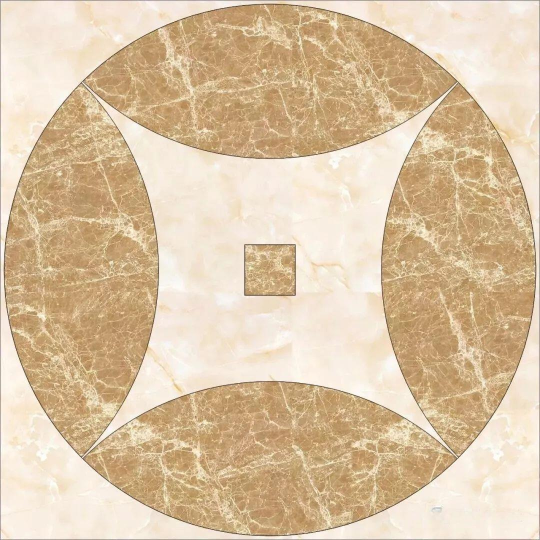
#> input picture data/images/01.jpg, 1080 x 1080 px (shown at 1/2 size)
$ python -i utils.py   (imports and definitions only)
#> lines starting #> are read from the running program, lines starting #| are printed output that depends on the picture; after the words box and inside, x2 and y2 are one past the last pixel; in counts of white or black regions, pixels touching at a corner belong together
#> further down, picture is the input picture: shape (1080, 1080, 3); mean B, G, R 165.5, 196.5, 219.8
import cv2
import numpy as np

# [10 lines left out: function read_image_by_path, not called in this run]

def canny_edge_detector(image):

    if image.all():
        print("Error: 图像未找到")
        return False
    # 将图像转换为灰度
    gray = cv2.cvtColor(image, cv2.COLOR_BGR2GRAY)
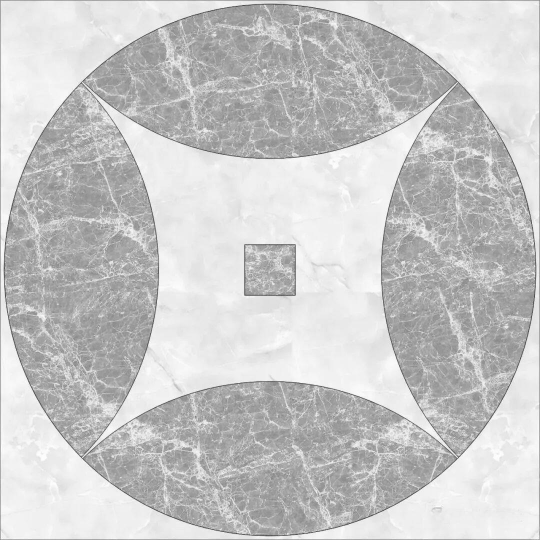
#> gray: shape (1080, 1080) (shown at 1/2 size); min 28, max 255, mean 200

    # 对图像进行高斯模糊处理，减少噪声的影响
    blurred = cv2.GaussianBlur(gray, (7, 7), 0)

    # 应用Canny边缘检测
    edges = cv2.Canny(blurred, threshold1=50, threshold2=150)
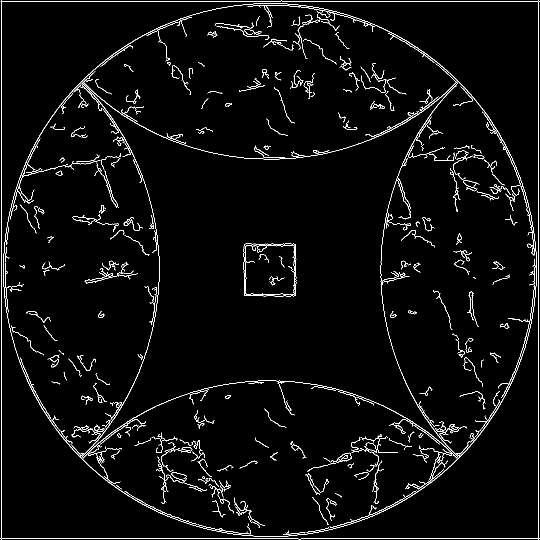
#> edges: shape (1080, 1080) (shown at 1/2 size); 3.1% white in thin lines or dots

    return edges

# [81 lines left out: functions segment_image, padding_part, not called in this run]

>>> import cv2
>>> picture = cv2.imread('../../data/images/01.jpg')
>>> result = canny_edge_detector(picture)

$ run again, on data/images/04.jpg
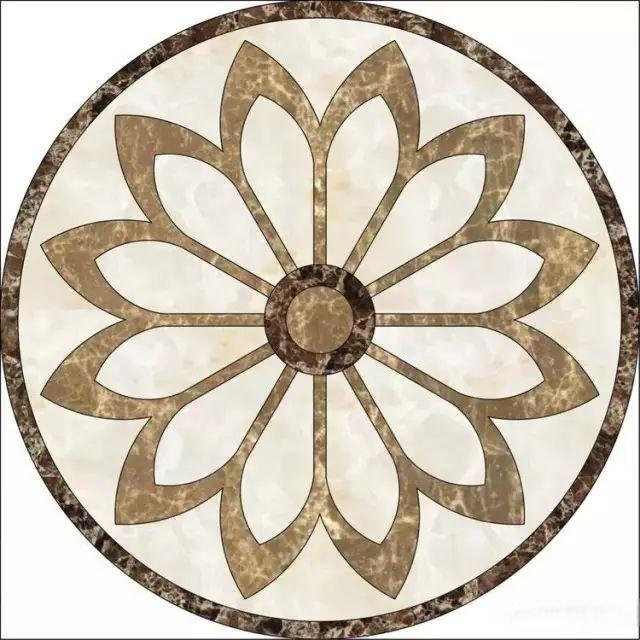
#> input picture data/images/04.jpg, 640 x 640 px
#> picture is the input picture: shape (640, 640, 3); mean B, G, R 181.4, 195.8, 205.8
#> in canny_edge_detector, `blurred = cv2.GaussianBlur(gray, (7, 7), 0)`:
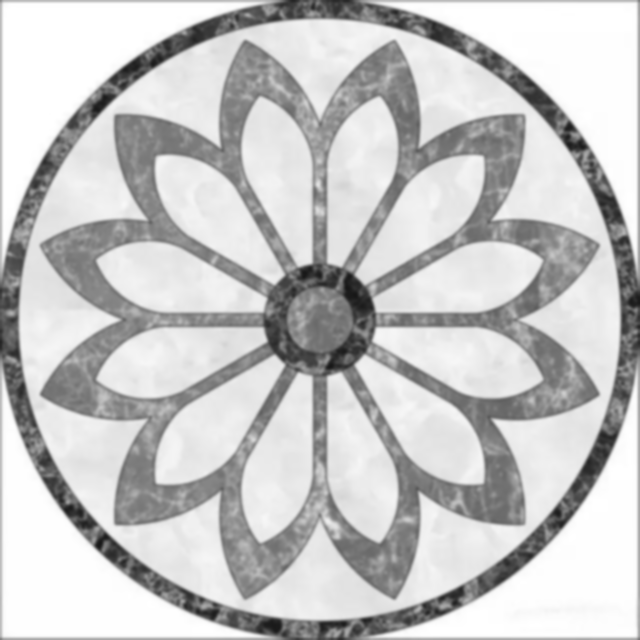
#> blurred: shape (640, 640); min 23, max 255, mean 197.5
#> in canny_edge_detector, `edges = cv2.Canny(blurred, threshold1=50, threshold2=150)`:
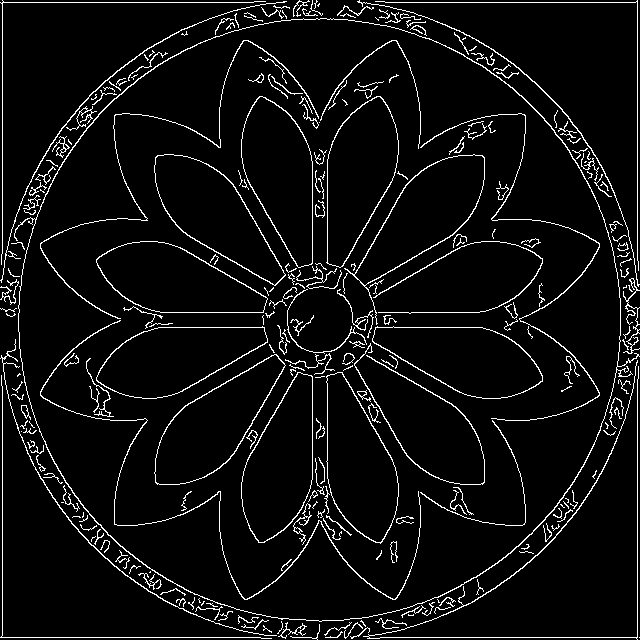
#> edges: shape (640, 640); 5.8% white in thin lines or dots

$ run again, on data/images/08.jpg
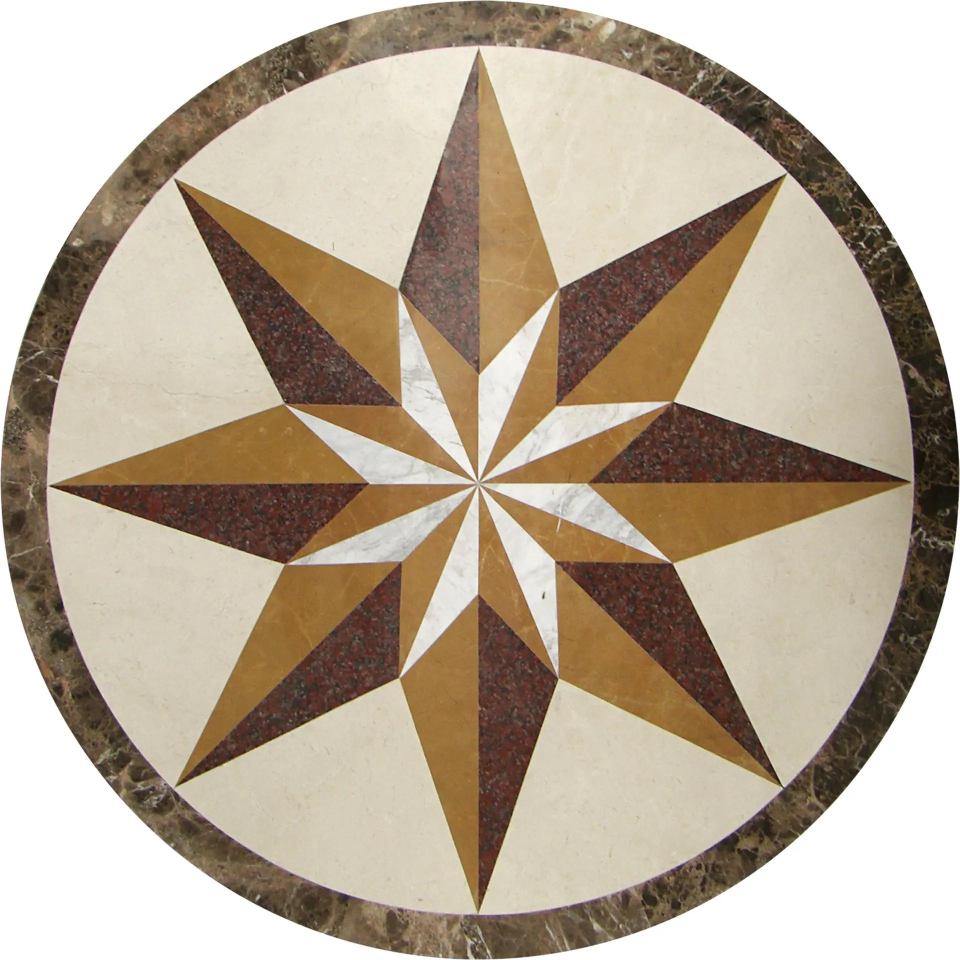
#> input picture data/images/08.jpg, 1920 x 1920 px (shown at 1/2 size)
#> picture is the input picture: shape (1920, 1920, 3); mean B, G, R 151.4, 169.7, 184
#> in canny_edge_detector, `gray = cv2.cvtColor(image, cv2.COLOR_BGR2GRAY)`:
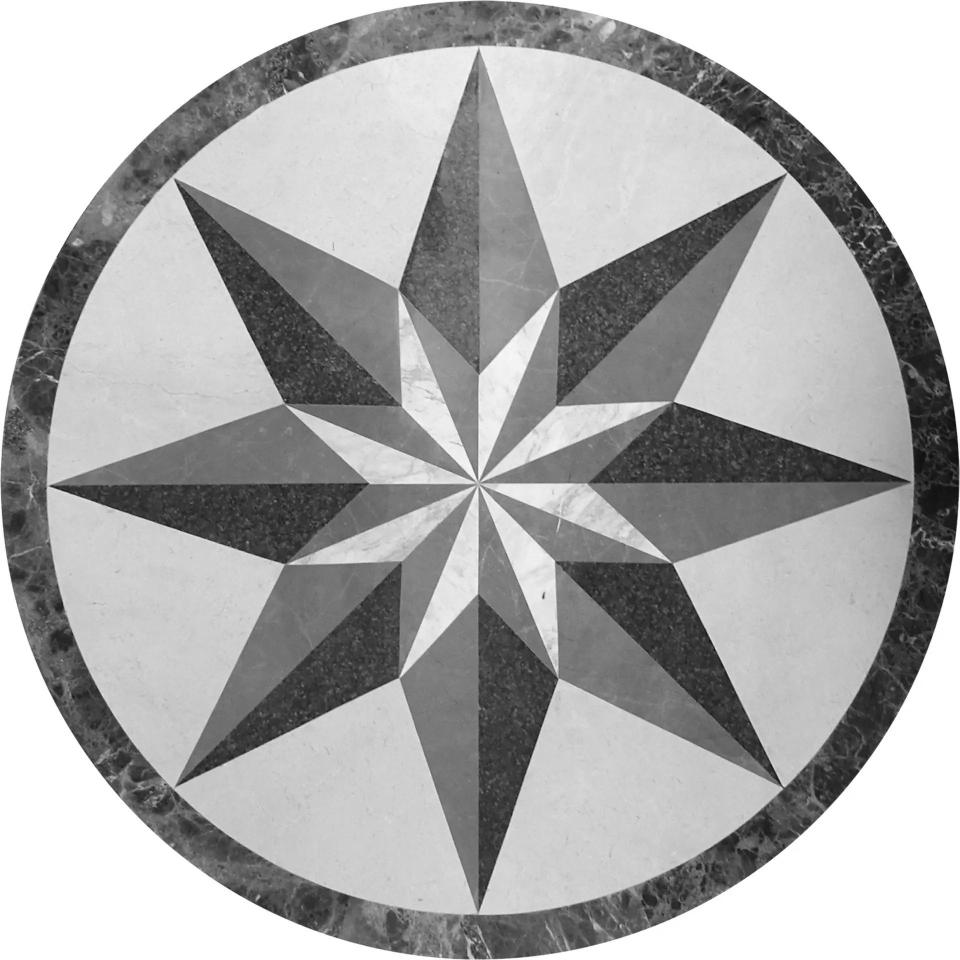
#> gray: shape (1920, 1920) (shown at 1/2 size); min 1, max 255, mean 171.9
#> in canny_edge_detector, `edges = cv2.Canny(blurred, threshold1=50, threshold2=150)`:
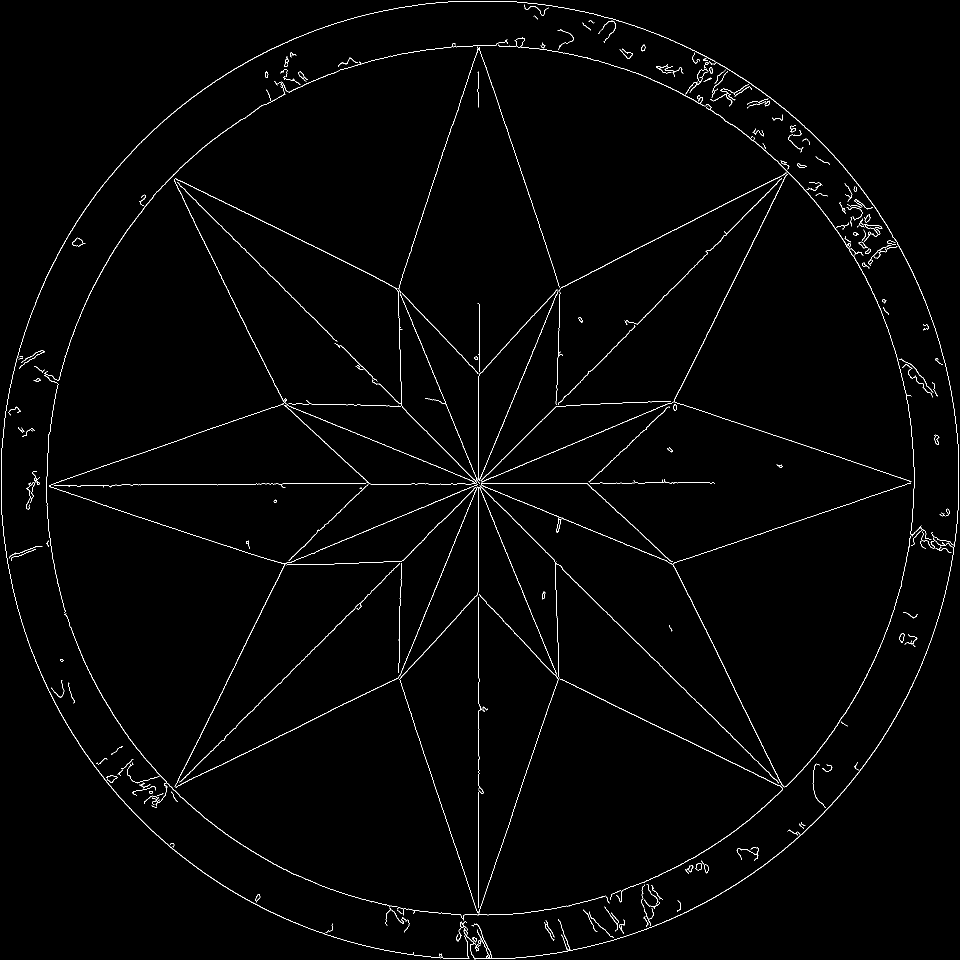
#> edges: shape (1920, 1920) (shown at 1/2 size); 1.3% white in thin lines or dots

$ run again, on data/images/10.jpg
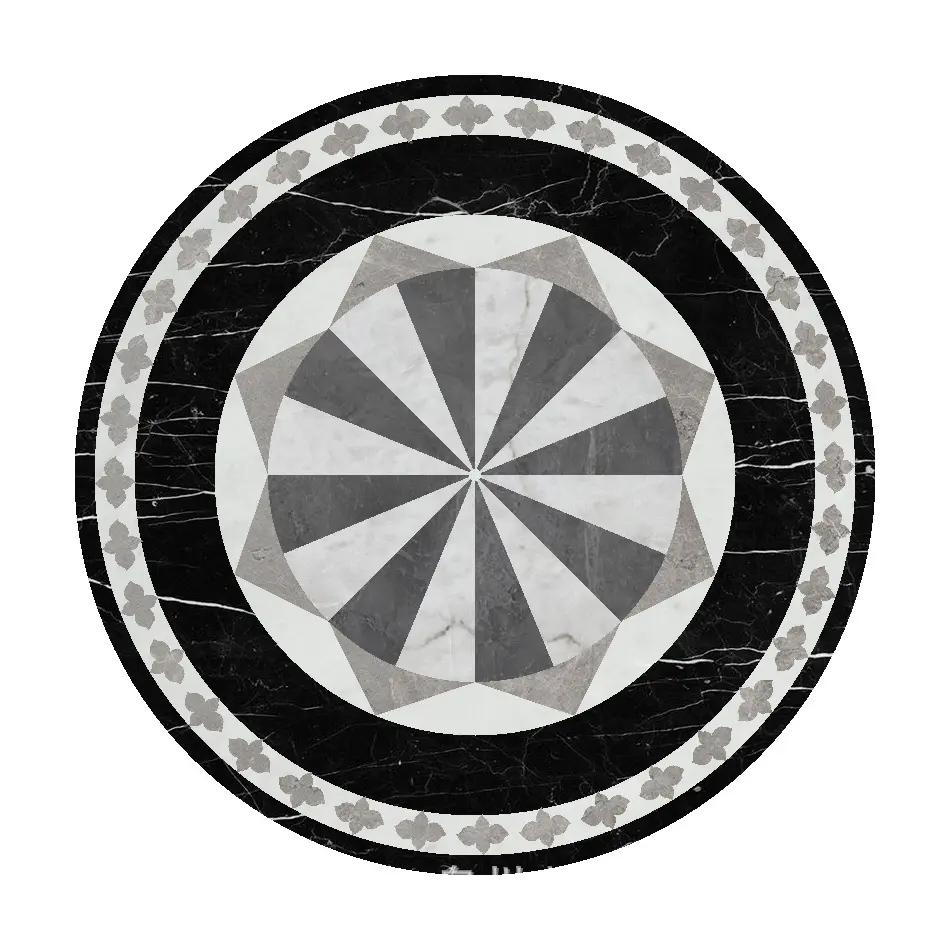
#> input picture data/images/10.jpg, 950 x 950 px
#> picture is the input picture: shape (950, 950, 3); mean B, G, R 175.7, 176.4, 176.3
#> in canny_edge_detector, `edges = cv2.Canny(blurred, threshold1=50, threshold2=150)`:
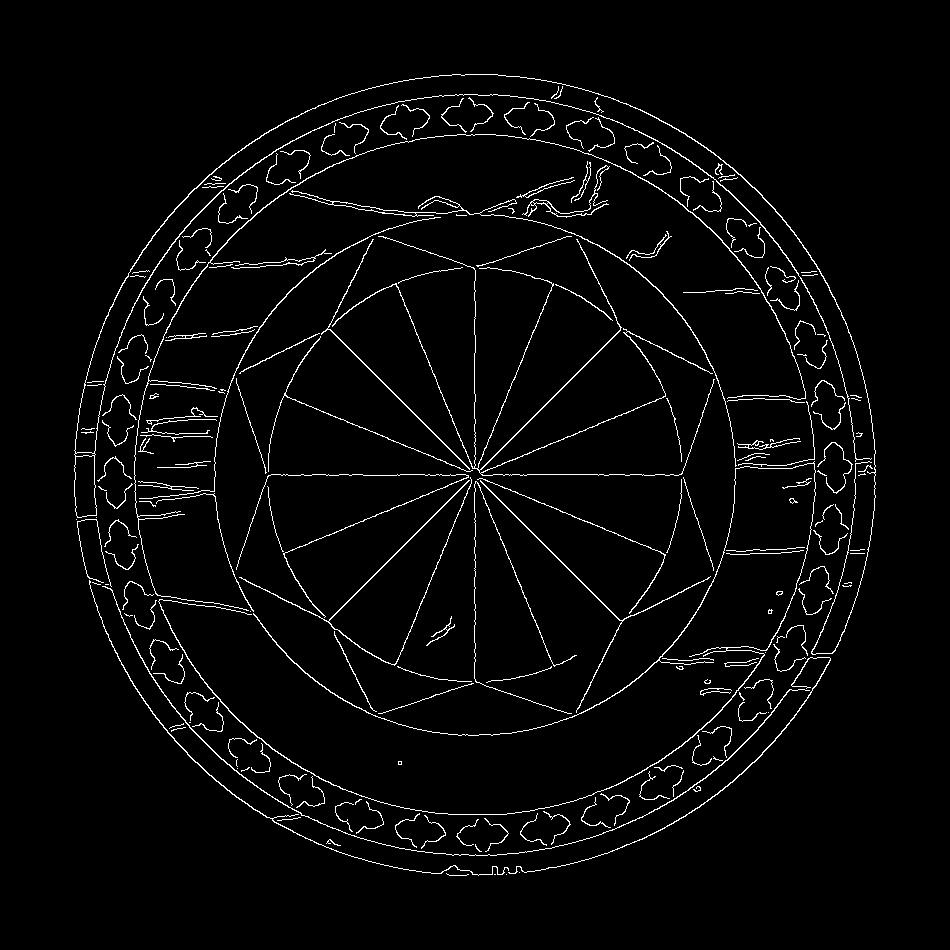
#> edges: shape (950, 950); 3.1% white in thin lines or dots, all inside (x1, y1, x2, y2) = (74, 74, 876, 876)
